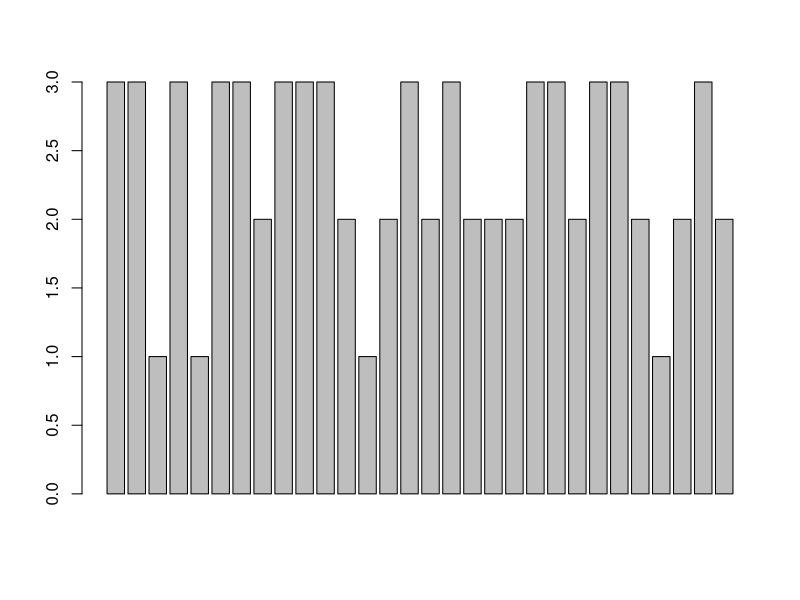
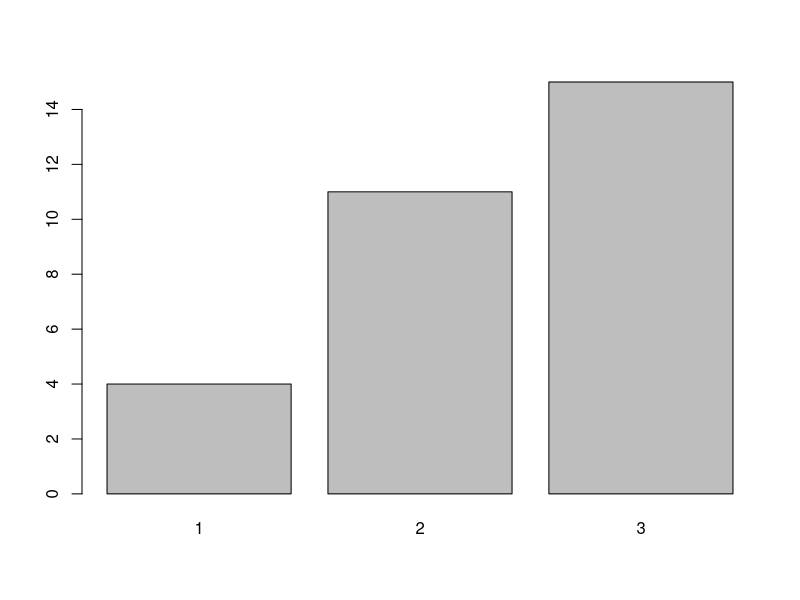

Write R code to recreate these figures, in order.
# Bar Chart
#--



# test 
print("test")

# A bar chart draws a bar with a a height proportional to the count 
# in the table.

# Suppose, a group of 30 people are surveyed as to their opinion on
# Pakistan cricket team's performance in cricket world cup 2023. 

# The categories were (1) Good, (2) Average, (3) Poor

wc <- c(3, 3, 1, 3, 1, 3, 3, 2, 3, 3, 3, 2, 1, 2, 3, 2, 3, 2, 2, 
 2, 3, 3, 2, 3, 3, 2, 1, 2, 3, 2)

length(wc)

table(wc)

barplot(wc)

barplot(table(wc))
